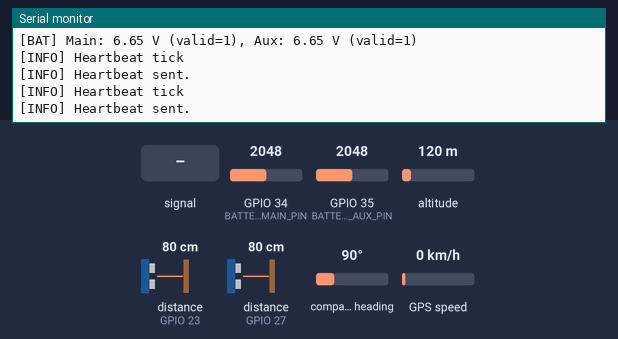
This program was run on a simulated ESP32. On the bench: the last lines printed to the serial monitor. Wiring (inferred from the names in the program): 2 × ultrasonic range finder: trigger GPIO 14, echo GPIO 23 / trigger GPIO 22, echo GPIO 27. The inputs (shaded band) are chosen by the test bench; at power-on: altitude 120 m, distance to the obstacle (sensors on GPIO 23, GPIO 27) 80 cm, GPIO 34 (BATTERY_MAIN_PIN) = 2048, GPIO 35 (BATTERY_AUX_PIN) = 2048, compass heading 90°, GPS speed 0 km/h. The echo pulse lasts 58.3 µs per cm; WiFi joins after 1.5 s; servers stay silent unless stated; the GPS gets a fix after 3 s at 37.7749, -122.4194 with 8 satellites.

Above: at 2.9 s.
3.0 s: GPIO 35 (BATTERY_AUX_PIN) fed a 200 Hz sine of ±327 counts around its level
6.2 s: altitude set to 20 m
At 7.59 s:
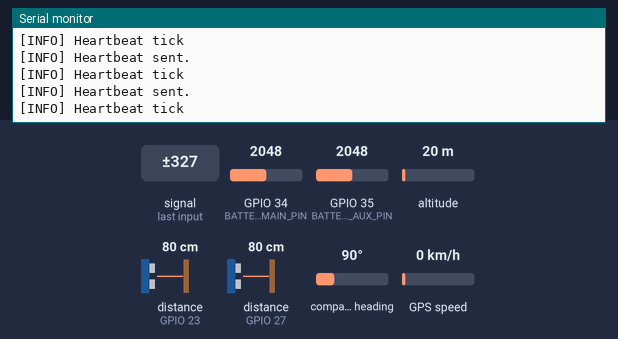
7.7 s: distance to the obstacle (sensor on GPIO 23) set to 2 cm
9.2 s: distance to the obstacle (sensor on GPIO 27) set to 2 cm
10.7 s: GPIO 34 (BATTERY_MAIN_PIN) set to 2866
At 11.74 s:
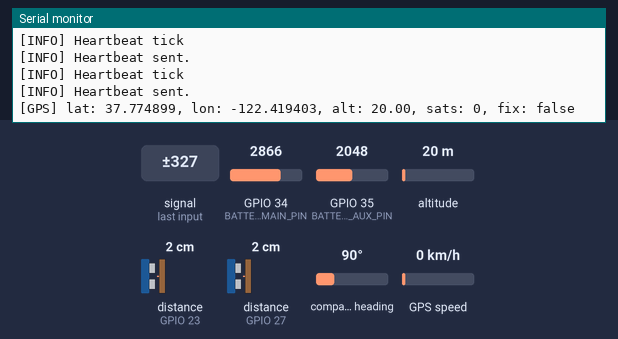
12.2 s: GPIO 35 (BATTERY_AUX_PIN) set to 2866
At 12.25 s:
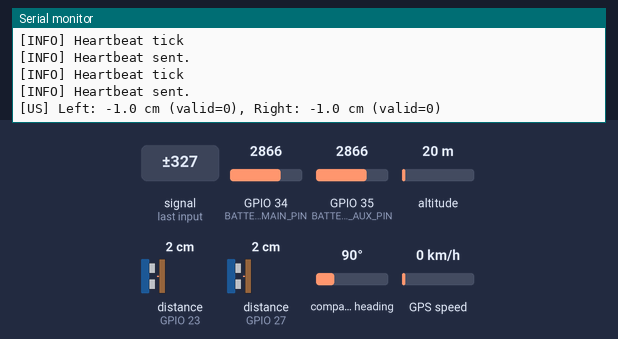
Timing chart, 0 to 14.7 s (numbered marks = the images above; inputs shaded):
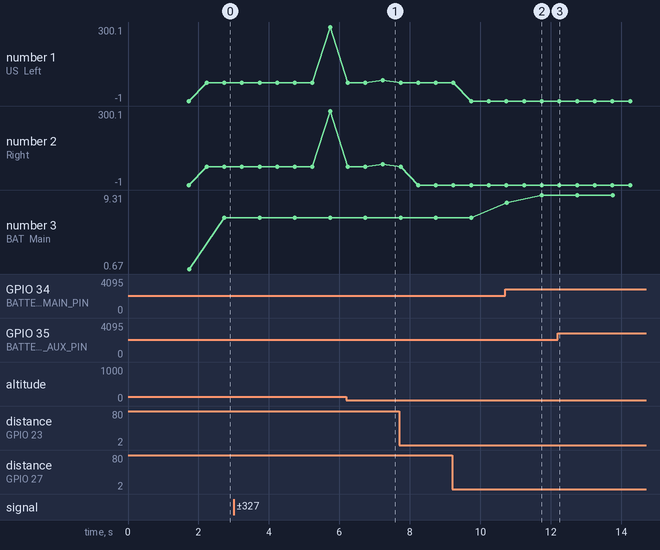

The program:

main.cpp
```cpp
#include <Arduino.h>

#include <Arduino.h>
#include "config/pins.h"
#include "comms/wifi_link.h"
#include "utils/timers.h"
#include "utils/logger.h"
#include "sensors/gps.h"
#include "sensors/ultrasonic.h"
#include "sensors/battery_main.h"
#include "sensors/battery_aux.h"
#include "comms/Telemetry.h"
#include "sensors/sensor_instances.h"

Timer heartbeatTimer(100); // 100 ms heartbeat
Timer gpsPrintTimer(1000); // 1 second GPS print
Timer usPrintTimer(500); // 500 ms ultrasonic print
Timer battPrintTimer(1000); // 10 second battery print

Ultrasonic leftUS(US_LEFT_TRIG, US_LEFT_ECHO);
Ultrasonic rightUS(US_RIGHT_TRIG, US_RIGHT_ECHO);
BatteryMain batteryMain(BATTERY_MAIN_PIN);
BatteryAux batteryAux(BATTERY_AUX_PIN);


void setup() {
    Serial.begin(115200);
    Logger::info("Booting Drone ESP32...");

    WiFiLink::begin();
    Logger::info("Initalizing Wifi module...");

    Telemetry::begin();
    Logger::info("Telemetry system initialized");

    GPS::begin();
    delay(200);
    Logger::info("GPS initialized");

    batteryMain.begin();
    batteryAux.begin();
    Logger::info("Battery monitors initialized");

    leftUS.begin();
    rightUS.begin();
    Logger::info("Ultrasonic sensors initialized");

};


void loop() {
    WiFiLink::update();
    GPS::update();
    leftUS.update();
    rightUS.update();
    batteryMain.update();
    batteryAux.update();

    Telemetry::update();

    if (heartbeatTimer.ready()) {
      Logger::info("Heartbeat tick");
        WiFiLink::sendHeartbeat();
    }

    if (gpsPrintTimer.ready()) {
      GPSData g = GPS::get();
      Serial.printf("[GPS] lat: %.6f, lon: %.6f, alt: %.2f, sats: %d, fix: %s\n",
                    g.lat, g.lon, g.alt, g.sats, g.fix? "true" : "false");
   }

   if (usPrintTimer.ready()) {
    UltrasonicData L = leftUS.get();
    UltrasonicData R = rightUS.get();

    Serial.printf("[US] Left: %.1f cm (valid=%d), Right: %.1f cm (valid=%d)\n",
                  L.distance_cm, L.valid,
                  R.distance_cm, R.valid);
   }

   if (battPrintTimer.ready()) {
    BatteryMainData m = batteryMain.get();
    BatteryAuxData a = batteryAux.get();

    Serial.printf("[BAT] Main: %.2f V (valid=%d), Aux: %.2f V (valid=%d)\n",
                  m.voltage, m.valid,
                  a.voltage, a.valid);
   }
}
```

telemetry.cpp
```cpp
#include "telemetry.h"
#include "wifi_link.h"

// Sensor modules
#include "sensors/gps.h"
#include "sensors/ultrasonic.h"
#include "sensors/battery_main.h"
#include "sensors/battery_aux.h"
#include "sensors/sensor_instances.h"

// Utilities
#include "utils/timers.h"
#include <ArduinoJson.h>

namespace Telemetry {

static Timer telemetryTimer(100);   // 10 Hz
static bool initialized = false;

void begin() {
    initialized = true;
}

void update() {
    if (!initialized) return;

    // Only send at fixed rate
    if (!telemetryTimer.ready()) return;

    // Create a small JSON document
    StaticJsonDocument<256> doc;

    // ============================
    // GPS
    // ============================
    GPSData gps = GPS::get();
    JsonObject gpsObj = doc.createNestedObject("gps");
    gpsObj["lat"] = gps.lat;
    gpsObj["lon"] = gps.lon;
    gpsObj["alt"] = gps.alt;
    gpsObj["sats"] = gps.sats;
    gpsObj["fix"] = gps.fix;

    // ============================
    // Ultrasonic
    // ============================
    UltrasonicData left = leftUS.get();
    UltrasonicData right = rightUS.get();

    JsonObject usObj = doc.createNestedObject("ultrasonic");
    usObj["left"] = left.valid ? left.distance_cm : -1.0f;
    usObj["right"] = right.valid ? right.distance_cm : -1.0f;

    // ============================
    // Battery
    // ============================
    BatteryMainData mainBatt = batteryMain.get();
    BatteryAuxData  auxBatt  = batteryAux.get();

    JsonObject battObj = doc.createNestedObject("battery");
    battObj["main"] = mainBatt.valid ? mainBatt.voltage : 0.0f;
    battObj["aux"]  = auxBatt.valid  ? auxBatt.voltage  : 0.0f;

    // ============================
    // Timestamp
    // ============================
    doc["timestamp"] = millis();

    // ============================
    // Serialize + Send
    // ============================
    char buffer[256];
    size_t len = serializeJson(doc, buffer, sizeof(buffer));

    WiFiLink::sendTelemetry(buffer, len);
}

} // namespace Telemetry
```

telemetry.h
```cpp
#pragma once
#include <Arduino.h>

namespace Telemetry {

    // Initialize telemetry system (timers, buffers, etc.)
    void begin();

    // Called every loop; sends telemetry at a fixed rate
    void update();

}
```

wifi_link.cpp
```cpp
#include "wifi_link.h"
#include <WiFi.h>
#include "../utils/logger.h"
#include <WiFiUdp.h>

static const char* SSID = "Verizon_P7CDZW";
static const char* PASS = "wise5haw8deify";

static WiFiUDP udp;

// Ground Station Destination
static IPAddress groundstationIP(192, 168, 0, 50);
static const uint16_t TELEMETRY_PORT = 14550;

namespace WiFiLink {

static bool connected = false;

void begin() {
    Logger::info("Connecting to WiFi...");
    WiFi.mode(WIFI_STA);
    WiFi.begin(SSID, PASS);

    int attempts = 0;
    while (WiFi.status() != WL_CONNECTED && attempts < 50) {
        delay(100);
        attempts++;
    }

    if (WiFi.status() == WL_CONNECTED) {
        Logger::info("WiFi connected.");
    } else {
        Logger::error("WiFi failed to connect.");
    }
}

void update() {
    // Future: reconnect logic, packet receive, etc.
}

void sendHeartbeat() {
    Logger::info("Heartbeat sent.");
    // Future: send actual packet to ground station
}

void sendTelemetry(const char* data, size_t len) {
    if (!WL_CONNECTED) return;

    udp.beginPacket(groundstationIP, TELEMETRY_PORT);
    udp.write((const uint8_t*)data, len);
    udp.endPacket();
    }
}
```

wifi_link.h
```cpp
#pragma once
#include <Arduino.h>

namespace WiFiLink {

    void begin();
    void update();

    void sendHeartbeat();
    void sendTelemetry(const char* data, size_t len);
}
```

barometer.cpp
```cpp

```

battery_aux.cpp
```cpp
#include "battery_aux.h"
#include "config/pins.h"

// ESP32 ADC characteristics
static constexpr float ADC_MAX = 4095.0f;     // 12-bit ADC
static constexpr float ADC_REF = 3.3f;        // reference voltage

// Voltage divider ratio (example: 100k / 33k)
static constexpr float DIVIDER_RATIO = (100.0f + 33.0f) / 33.0f;

// Simple low-pass filter factor
static constexpr float FILTER_ALPHA = 0.10f;  // 10% new, 90% old


BatteryAux::BatteryAux(int adcPin)
    : pin(adcPin) {}


void BatteryAux::begin() {
    // ADC1 pins do not need pinMode()
    initialized = true;
    filteredVoltage = 0.0f;
}


float BatteryAux::readRawVoltage() {
    // Take multiple samples to reduce noise
    const int samples = 8;
    uint32_t total = 0;

    for (int i = 0; i < samples; i++) {
        int raw = analogRead(pin);
        total += raw;
    }

    float avg = total / float(samples);

    // Convert ADC reading → voltage at ADC pin
    float adcVoltage = (avg / ADC_MAX) * ADC_REF;

    // Scale up using the divider ratio to get actual LiPo voltage
    return adcVoltage * DIVIDER_RATIO;
}


void BatteryAux::update() {
    if (!initialized) return;

    float rawVoltage = readRawVoltage();

    // HARDENING: reject impossible values
    if (rawVoltage < 0.5f || rawVoltage > 25.0f) {
        // Pin floating or divider disconnected
        filteredVoltage = 0.0f;
        return;
    }

    // Low-pass filter
    filteredVoltage = (filteredVoltage * (1.0f - FILTER_ALPHA)) +
                      (rawVoltage * FILTER_ALPHA);
}


BatteryAuxData BatteryAux::get() const {
    BatteryAuxData out;

    out.voltage = filteredVoltage;
    out.valid = (filteredVoltage > 0.5f);  // simple sanity check

    return out;
}
```

battery_aux.h
```cpp
#pragma once
#include <Arduino.h>

struct BatteryAuxData {
    float voltage = 0.0f;  // filtered aux/button voltage
    bool valid = false;
};

class BatteryAux {
public:
    BatteryAux(int adcPin);

    void begin();
    void update();
    BatteryAuxData get() const;

private:
    int pin;
    float filteredVoltage = 0.0f;
    bool initialized = false;

    float readRawVoltage();
};
```

battery_main.cpp
```cpp
#include "battery_main.h"
#include "config/pins.h"

// ESP32 ADC characteristics
static constexpr float ADC_MAX = 4095.0f;     // 12-bit ADC
static constexpr float ADC_REF = 3.3f;        // reference voltage

// Voltage divider ratio (example: 100k / 33k)
static constexpr float DIVIDER_RATIO = (100.0f + 33.0f) / 33.0f;

// Simple low-pass filter factor
static constexpr float FILTER_ALPHA = 0.10f;  // 10% new, 90% old


BatteryMain::BatteryMain(int adcPin)
    : pin(adcPin) {}


void BatteryMain::begin() {
    // ADC1 pins do not need pinMode()
    initialized = true;
    filteredVoltage = 0.0f;
}


float BatteryMain::readRawVoltage() {
    // Take multiple samples to reduce noise
    const int samples = 8;
    uint32_t total = 0;

    for (int i = 0; i < samples; i++) {
        int raw = analogRead(pin);
        total += raw;
    }

    float avg = total / float(samples);

    // Convert ADC reading → voltage at ADC pin
    float adcVoltage = (avg / ADC_MAX) * ADC_REF;

    // Scale up using the divider ratio to get actual LiPo voltage
    return adcVoltage * DIVIDER_RATIO;
}


void BatteryMain::update() {
    if (!initialized) return;

    float rawVoltage = readRawVoltage();

    // HARDENING: reject impossible values
    if (rawVoltage < 0.5f || rawVoltage > 25.0f) {
        // Pin floating or divider disconnected
        filteredVoltage = 0.0f;
        return;
    }

    // Low-pass filter
    filteredVoltage = (filteredVoltage * (1.0f - FILTER_ALPHA)) +
                      (rawVoltage * FILTER_ALPHA);
}


BatteryMainData BatteryMain::get() const {
    BatteryMainData out;

    out.voltage = filteredVoltage;
    out.valid = (filteredVoltage > 0.5f);  // simple sanity check

    return out;
}
```

battery_main.h
```cpp
#pragma once
#include <Arduino.h>

struct BatteryMainData {
    float voltage = 0.0f;  // filtered LiPo voltage
    bool valid = false;    // true if reading looks sane
};

class BatteryMain {
public:
    BatteryMain(int adcPin);

    void begin();      // configure ADC
    void update();     // take samples, filter
    BatteryMainData get() const;

private:
    int pin;
    float filteredVoltage = 0.0f;
    bool initialized = false;

    float readRawVoltage();   // single ADC read → volts
};
```

gps.cpp
```cpp
#include "gps.h"
#include "config/pins.h"
#include <TinyGPSPlus.h>

// Internal GPS parser + UART
static TinyGPSPlus gps;
static HardwareSerial GPSSerial(1);

// Internal state
static GPSData lastFix = {0.0f, 0.0f, 0.0f, 0, false};

// GPS BAUD rate
static const int GPS_BAUD = 9600;
static uint32_t lastUpdateTime = 0;
namespace GPS {

void begin() {
    GPSSerial.begin(GPS_BAUD, SERIAL_8N1, GPS_RX_PIN, GPS_TX_PIN);
}


void update() {
    // If no bytes available, exit immediately
    if (!GPSSerial.available()) {
        return;
    }

    bool gotData = false;

    while (GPSSerial.available()) {
        gps.encode(GPSSerial.read());
        gotData = true;
    }

    if (!gotData) {
        return;
    }

    // Record the time we received valid GPS bytes
    lastUpdateTime - millis();

    if (gps.location.isUpdated()) {
        lastFix.lat = gps.location.lat();
        lastFix.lon = gps.location.lng();
        lastFix.fix = gps.location.isValid();
    }

    if (gps.altitude.isUpdated()) {
        lastFix.alt = gps.altitude.meters();
    }

    if (gps.satellites.isUpdated()) {
        lastFix.sats = gps.satellites.value();
    }
}

GPSData get() {
    // If no GPS data for 5 seconds, mark fix as false
    if (millis() - lastUpdateTime > 5000) {
        lastFix.fix = false;
        lastFix.sats = 0;
    }
    return lastFix;
}

} // namespace GPS
```

gps.h
```cpp
#pragma once
#include <Arduino.h>

struct GPSData {
    float lat;
    float lon;
    float alt;
    int   sats;
    bool  fix;
};

namespace GPS {
    void begin();
    void update();
    GPSData get();
}
```

imu.cpp
```cpp

```

sensor_instances.h
```cpp
#pragma once

#include "gps.h"
#include "ultrasonic.h"
#include "battery_main.h"
#include "battery_aux.h"

// Declare global sensor instances so other modules can access them
extern Ultrasonic leftUS;
extern Ultrasonic rightUS;

extern BatteryMain batteryMain;
extern BatteryAux  batteryAux;
```

ultrasonic.cpp
```cpp
#include "ultrasonic.h"

Ultrasonic::Ultrasonic(int trigPin, int echoPin)
    : trig(trigPin), echo(echoPin) {}


void Ultrasonic::begin() {
    pinMode(trig, OUTPUT);
    pinMode(echo, INPUT);   // prevents floating input when sensor unplugged
    digitalWrite(trig, LOW);

    // Initialize safe defaults
    data.distance_cm = -1.0f;
    data.valid = false;
}


void Ultrasonic::update() {
    unsigned long now = micros();

    // Step 1: Trigger pulse every 60ms
    if (!waitingForEcho && (now - lastTriggerTime > 60000)) {

        // Safety: ensure trig pin is valid
        digitalWrite(trig, LOW);
        delayMicroseconds(2);

        digitalWrite(trig, HIGH);
        delayMicroseconds(10);
        digitalWrite(trig, LOW);

        lastTriggerTime = now;
        waitingForEcho = true;
        echoStart = 0;
        echoEnd = 0;
    }

    // Step 2: Non-blocking echo capture
    if (waitingForEcho ) {
        int state = digitalRead(echo);

        // Rising edge
        if (state == HIGH && echoStart == 0) {
            echoStart = micros();
        }

        // Falling edge
        if (state == LOW && echoStart != 0 && echoEnd == 0) {
            echoEnd = micros();
            waitingForEcho = false;

            unsigned long duration = echoEnd - echoStart;

            // HARDENING: reject impossible durations
            if (duration == 0 || duration > 30000) {
                data.distance_cm = -1.0f;
                data.valid = false;
                return;
            }

            float dist = duration * 0.0343f / 2.0f;

            // HARDENING: reject out-of-range values
            if (dist > 2 && dist < 400) {
                data.distance_cm = dist;
                data.valid = true;
            } else {
                data.distance_cm = -1.0f;
                data.valid = false;
                }
        }

        // HARDENING: Timeout (no echo received)
        if (waitingForEcho && (now - lastTriggerTime > 40000)) {
            waitingForEcho = false;
            data.distance_cm = -1.0f;
            data.valid = false;
        }
    }
}


UltrasonicData Ultrasonic::get() const {
    return data;
}
```

ultrasonic.h
```cpp
#pragma once
#include <Arduino.h>

struct UltrasonicData {
    float distance_cm = -1.0f;   // -1 means invalid or no reading
    bool valid = false;          // true only when a good echo was received
};

class Ultrasonic {
public:
    Ultrasonic(int trigPin, int echoPin);

    void begin();     // configure pins
    void update();    // non-blocking state machine
    UltrasonicData get() const;

private:
    int trig;
    int echo;

    unsigned long lastTriggerTime = 0;
    unsigned long echoStart = 0;
    unsigned long echoEnd = 0;

    bool waitingForEcho = false;
    UltrasonicData data;
};
```

logger.cpp
```cpp
#include "logger.h"

namespace Logger {

void info(const String& msg) {
    Serial.println("[INFO] " + msg);
}

void error(const String& msg) {
    Serial.println("[ERROR] " + msg);
}

}
```

logger.h
```cpp
#pragma once
#include <Arduino.h>

namespace Logger {
    void info(const String& msg);
    void error(const String& msg);
}
```

timers.cpp
```cpp

```

timers.h
```cpp
#pragma once
#include <Arduino.h>

class Timer {
public:
    Timer(uint32_t interval) : interval(interval), last(millis()) {}

    bool ready() {
        uint32_t now = millis();
        if (now - last >= interval) {
            last = now;
            return true;
        }
        return false;
    }

private:
    uint32_t interval;
    uint32_t last;
};
```

pins.cpp
```cpp

```

pins.h
```cpp
#pragma once

// Ultrasonic sensors

#define US_LEFT_TRIG    14
#define US_LEFT_ECHO    27

#define US_RIGHT_TRIG   22
#define US_RIGHT_ECHO   23

#define GPS_RX_PIN 3  // ESP32 RX  <- GPS TX
#define GPS_TX_PIN 1  // ESP32 TX  -> GPS RX

// =========================
// Battery Monitoring Pins
// =========================

// Main drone LiPo battery (via voltage divider)
#define BATTERY_MAIN_PIN 34   // ADC1_CH6

// ESP32 auxiliary/button battery
#define BATTERY_AUX_PIN  35   // ADC1_CH7


// Add more as needed:
// #define US_BACK_TRIG ...
// #define US_BACK_ECHO ...
// #define US_DOWN_TRIG ...
// #define US_DOWN_ECHO ...
```

settings.cpp
```cpp

```

timers.cpp
```cpp

```

Measured:
- after the input at 6.2 s, the serial monitor: prints a new line after 0.53 s (image 1)
- after the input at 10.7 s, the serial monitor: prints a new line at once (image 2)
- plotted number 1: 83.6 → 73.5 after the input at 7.7 s
- plotted number 2: 83.6 → -1 after the input at 7.7 s
- plotted number 3: 6.65 → 9.31 after the input at 10.7 s
